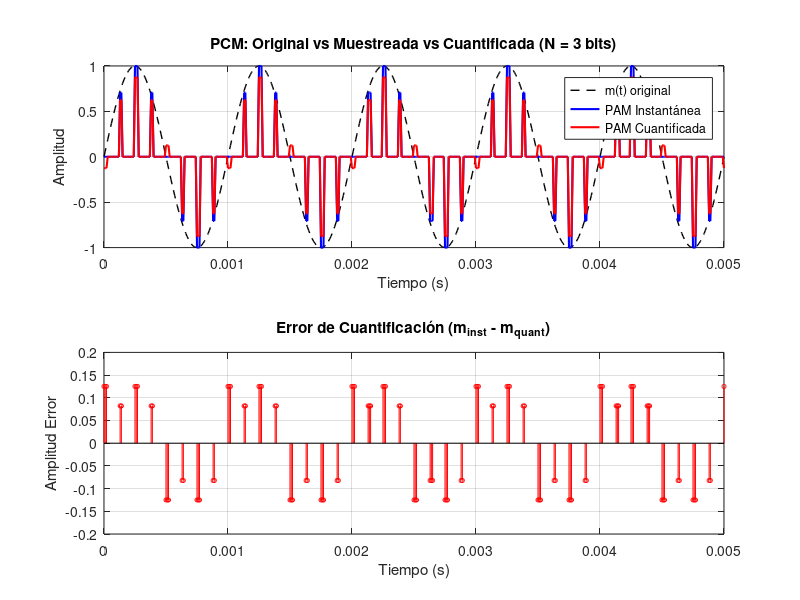

Write MATLAB code to recreate this figure.
% 1. Parámetros base
A = 1; fc = 1000; dt = 1/100000; fs = 8000; d = 0.2;
t = 0:dt:0.005; % 5 ms para ver bien los pulsos
mt = A * sin(2*pi*fc*t); 

% Parámetro PCM (Configurable)
N = 3; 
L = 2^N; 

% 2. PAM Instantánea (del ejercicio anterior)
Ts = 1/fs; tau = d * Ts;
pam_inst = zeros(size(t));
for i = 1:length(t)
    t_mod = mod(t(i), Ts);
    if t_mod <= tau
        t_sample = t(i) - t_mod;
        pam_inst(i) = A * sin(2*pi*fc*t_sample);
    end
end

% 3. Proceso de Cuantificación (PCM)
v_min = -A; v_max = A;
delta = (v_max - v_min) / L; % Tamaño del escalón (step size)

% Creamos los niveles de cuantificación (mid-rise)
niveles = v_min + delta/2 : delta : v_max - delta/2;

% Cuantificamos la señal PAM
pam_quant = zeros(size(pam_inst));
for i = 1:length(pam_inst)
    if pam_inst(i) ~= 0 || (mod(t(i), Ts) <= tau)
        % Encontrar el nivel más cercano
        [~, idx] = min(abs(pam_inst(i) - niveles));
        pam_quant(i) = niveles(idx);
    end
end

% 4. Error de Cuantificación
% El error solo existe en los instantes donde hay pulso
error_cuant = zeros(size(pam_inst));
mask = (mod(t, Ts) <= tau); 
error_cuant(mask) = pam_inst(mask) - pam_quant(mask);

% --- GRÁFICAS ---

figure('Name', 'Proceso PCM y Cuantificación', 'NumberTitle', 'off');

% Señal original, PAM instantánea y PAM cuantificada
subplot(2,1,1);
plot(t, mt, '--k', 'LineWidth', 1); hold on;
plot(t, pam_inst, 'b', 'LineWidth', 1.5);
plot(t, pam_quant, 'r', 'LineWidth', 1.5);
title(['PCM: Original vs Muestreada vs Cuantificada (N = ', num2str(N), ' bits)']);
legend('m(t) original', 'PAM Instantánea', 'PAM Cuantificada');
xlabel('Tiempo (s)'); ylabel('Amplitud'); grid on;

% Error de cuantificación
subplot(2,1,2);
stem(t(mask), error_cuant(mask), 'r', 'MarkerSize', 3);
title('Error de Cuantificación (m_{inst} - m_{quant})');
xlabel('Tiempo (s)'); ylabel('Amplitud Error'); grid on;
